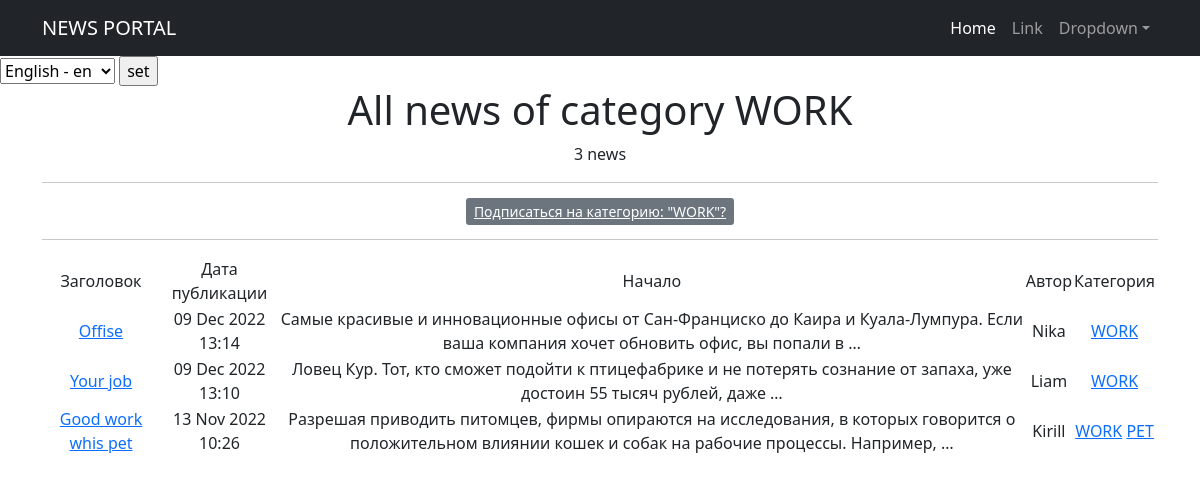
The app's page /news/categories/3, older data.
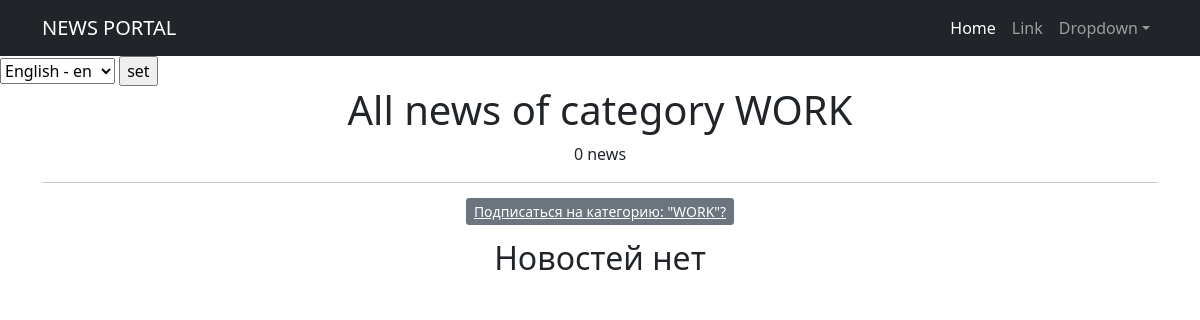
The same page, newer data.
### news/models.py (models this page shows, shortened)
class Post(models.Model):
    author = models.ForeignKey(Author, on_delete=models.CASCADE)
    NEWS = 'NW'
    ARTICLE = 'AR'
    CATEGORY_CHOICES = (
        (NEWS, "Новость"),
        (ARTICLE, "Статья"),
    )
    categoryType = models.CharField(max_length=2, choices=CATEGORY_CHOICES, default=ARTICLE)
    dateCreation = models.DateTimeField(auto_now_add=True)
    postCategory = models.ManyToManyField(Category, through="PostCategory")
    title = models.CharField(max_length=128)
    text = models.TextField()
    rating = models.IntegerField(default=0)

class Author(models.Model):
    authorUser = models.OneToOneField(User, on_delete=models.CASCADE)
    ratingAuthor = models.IntegerField(default=0)

class Category(models.Model):
    name = models.CharField(max_length=64, unique=True)
    subscribers = models.ManyToManyField(User, related_name='categories')
    def __str__(self):
        return self.name
    class Meta:
        verbose_name = 'Категория'
        verbose_name_plural = 'Категории'
        ordering = ['-name']

### news/views.py (the view)
# urls.py: path('categories/<int:pk>', CategoryListView.as_view(), name='category_list'),
class CategoryListView(ListView):
    model = Post
    template_name = 'flatpages/category_list.html'
    context_object_name = 'category_news_list'
    def get_queryset(self):
        self.postCategory = get_object_or_404(Category, id=self.kwargs['pk'])
        queryset = Post.objects.filter(postCategory=self.postCategory).order_by('-dateCreation')
        return queryset
    def get_context_data(self, **kwargs):
        context = super().get_context_data(**kwargs)
        context['is_not_subscriber'] = self.request.user not in self.postCategory.subscribers.all()
        context['postCategory'] = self.postCategory
        return context

### news/templatetags/post_filters.py (called while the page is built)
@register.filter()
def censor(value):
    bad_words = ('карнишон', 'тупой', 'склизкий')
    if not isinstance(value, str):
        raise TypeError(f"unresolved type '{type(value)}' expected type 'str'")
    for word in value.split():
        if word.lower() in bad_words:
            value = value.replace(word, f"{word[0]}{'*'*(len(word) -1)}")
    return value

### templates/flatpages/category_list.html (shortened to what this page needs)
{% extends 'flatpages/default.html' %}
{% load post_filters %}
{% load post_tags %}
{% block content %}
    <h1>All news of category {{ postCategory }}</h1>
    <tr><h7>{{ category_news_list|length }} news</h7></tr>
    {% if is_not_subscriber %}
    <hr>
        <p class="text-center"><a href="{% url 'subscribe' postCategory.id %}" class="btn-secondary btn-sm">Подписаться на категорию: "{{ postCategory }}"?</a></p>
    {% else %}
    <hr>
        <p class="text-center"><a href="{% url 'offsubscribe' postCategory.id %}" class="btn-secondary btn-sm">Отписаться от категории: "{{ postCategory }}"?</a></p>
    {% endif %}
    {% if category_news_list %}
    <hr>
        <table>
            <tr>
                <td>Заголовок</td>
                <td>Дата публикации</td>
                <td>Начало</td>
                <td>Автор</td>
                <td>Категория</td>
            </tr>
            {% for new in category_news_list %}
            <tr>
                <td><a href="{% url 'post_detail' new.id %}">{{ new.title|censor }}</a></td>
                <td>{{ new.dateCreation|date:'d M Y H:i' }}</td>
                <td>{{ new.text|truncatewords:20|censor }}</td>
                <td>{{ new.author.authorUser.username }}</td>
                <td>
                    {% for category in new.postCategory.all %}
                    <a href="{% url 'category_list' category.id %}">{{ category }}</a>
                    {% endfor %}
                </td>
                <td>
                </td>
            </tr>
            {% endfor %}
        </table>
    {% else %}
        <h2>Новостей нет</h2>
    {% endif %}
{% endblock content %}

Row changes from the older to the newer data that the page shows:
removed Post: title|censor "Offise", dateCreation "09 Dec 2022 13:14", text|censor "Самые красивые и инновационные офисы от Сан-Франциско до Каира и Куала-Лумпура. Если ваша компания хочет обновить офис, вы попали в …", author.authorUser.username "Nika", Category (name "WORK")
removed Post: title|censor "Your job", dateCreation "09 Dec 2022 13:10", text|censor "Ловец Кур. Тот, кто сможет подойти к птицефабрике и не потерять сознание от запаха, уже достоин 55 тысяч рублей, даже …", author.authorUser.username "Liam", Category (name "WORK")
removed Post: title|censor "Good work whis pet", dateCreation "13 Nov 2022 10:26", text|censor "Разрешая приводить питомцев, фирмы опираются на исследования, в которых говорится о положительном влиянии кошек и собак на рабочие процессы. Например, …", author.authorUser.username "Kirill", Category (name "WORK")
removed Category: name "PET", shown under "Good work whis pet"
Text that changed along with them:
{{ category_news_list|length }}: "3" → "0"
text no longer shown: "Заголовок Дата публикации Начало Автор Категория"
text now shown: "Новостей нет"
